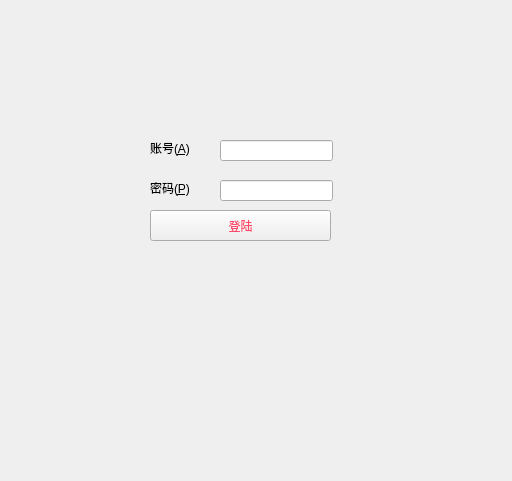
<?xml version="1.0" encoding="UTF-8"?>
<ui version="4.0">
 <class>Form</class>
 <widget class="QWidget" name="Form">
  <property name="geometry">
   <rect>
    <x>0</x>
    <y>0</y>
    <width>512</width>
    <height>481</height>
   </rect>
  </property>
  <property name="windowTitle">
   <string>Form</string>
  </property>
  <widget class="QLabel" name="label">
   <property name="geometry">
    <rect>
     <x>150</x>
     <y>140</y>
     <width>58</width>
     <height>16</height>
    </rect>
   </property>
   <property name="text">
    <string>账号(&amp;A)</string>
   </property>
   <property name="buddy">
    <cstring>lineEdit</cstring>
   </property>
  </widget>
  <widget class="QLabel" name="label_2">
   <property name="geometry">
    <rect>
     <x>150</x>
     <y>180</y>
     <width>58</width>
     <height>16</height>
    </rect>
   </property>
   <property name="text">
    <string>密码(&amp;P)</string>
   </property>
   <property name="buddy">
    <cstring>lineEdit_2</cstring>
   </property>
  </widget>
  <widget class="QLineEdit" name="lineEdit">
   <property name="geometry">
    <rect>
     <x>220</x>
     <y>140</y>
     <width>113</width>
     <height>21</height>
    </rect>
   </property>
  </widget>
  <widget class="QLineEdit" name="lineEdit_2">
   <property name="geometry">
    <rect>
     <x>220</x>
     <y>180</y>
     <width>113</width>
     <height>21</height>
    </rect>
   </property>
   <property name="echoMode">
    <enum>QLineEdit::Password</enum>
   </property>
  </widget>
  <widget class="QPushButton" name="pushButton">
   <property name="geometry">
    <rect>
     <x>150</x>
     <y>210</y>
     <width>181</width>
     <height>31</height>
    </rect>
   </property>
   <property name="styleSheet">
    <string notr="true">color: rgb(255, 74, 107);
border-image: url(:/image/源代码/source/input_back.jpg);</string>
   </property>
   <property name="text">
    <string>登陆</string>
   </property>
  </widget>
 </widget>
 <resources>
  <include location="lk.qrc"/>
 </resources>
 <connections>
  <connection>
   <sender>pushButton</sender>
   <signal>clicked()</signal>
   <receiver>Form</receiver>
   <slot>check_status()</slot>
   <hints>
    <hint type="sourcelabel">
     <x>308</x>
     <y>230</y>
    </hint>
    <hint type="destinationlabel">
     <x>386</x>
     <y>226</y>
    </hint>
   </hints>
  </connection>
 </connections>
 <slots>
  <slot>check_status()</slot>
 </slots>
</ui>
